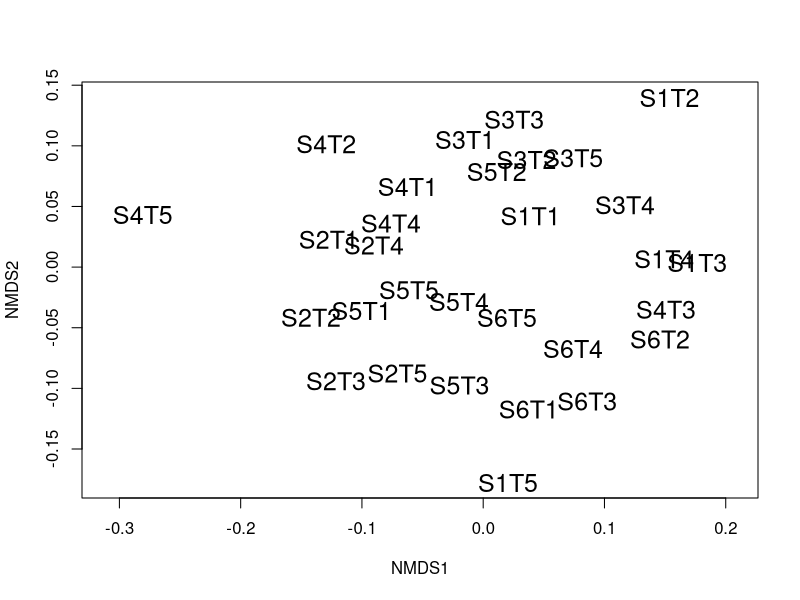
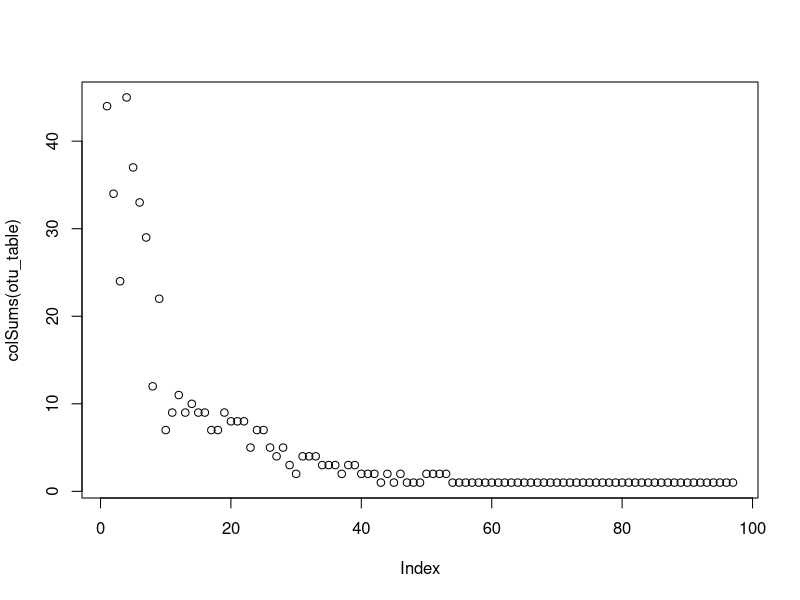
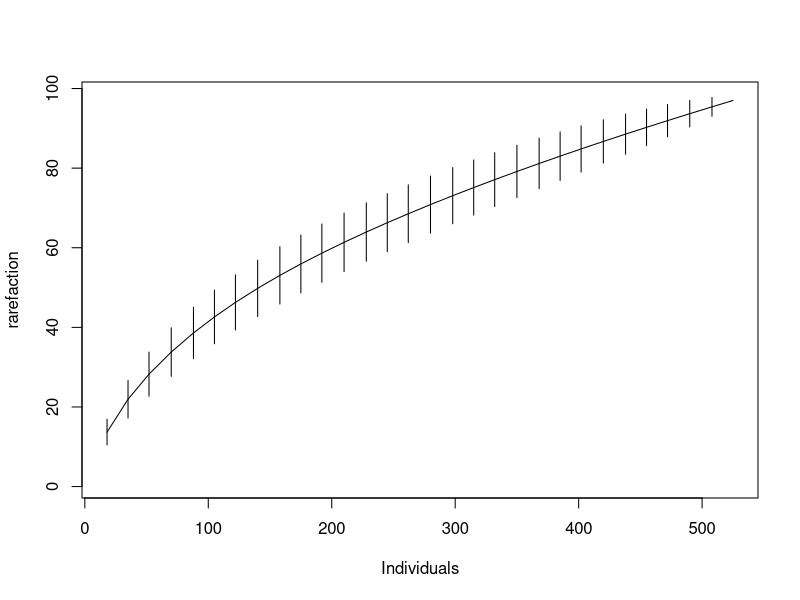
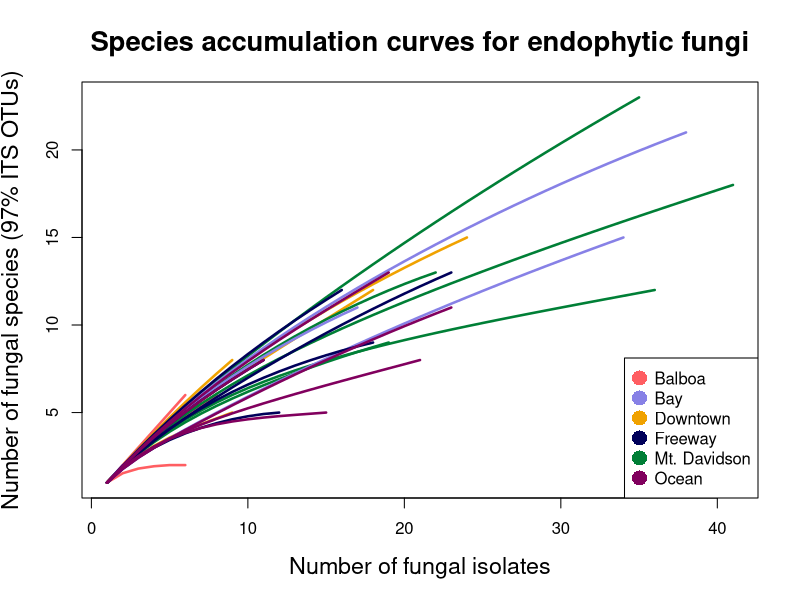
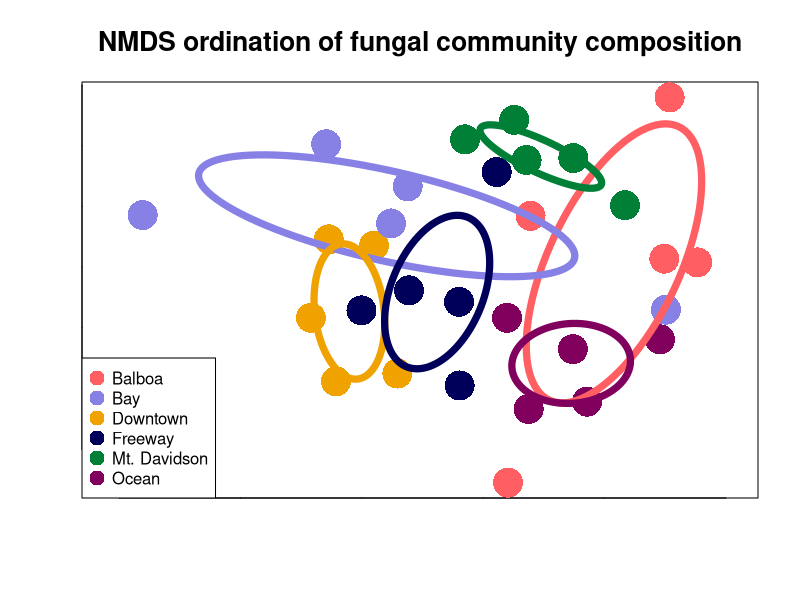

Reproduce these figures in R, in order.
# Draft of R script to perform some ecological analyses on clustered data
# originating from single Sanger ITS reads

# Originally written by Naupaka Zimmerman
# nzimmerman@usfca.edu
# August 24, 2017

## TODO: Fix paths for the files

# load libraries
library("dplyr")
library("tidyr")
library("vegan")

# load files
otus <- read.table("seq_with_OTU_ID.txt")
groups <- read.table("groupfile.tsv")
trees <- read.csv("metadata/M_excel_tree_metadata.csv",
                  stringsAsFactors = FALSE)

# count by groups instead of trees
otu_table <- otus %>%
  left_join(groups, by = c("V1" = "V1")) %>%
  group_by(V2.x, V2.y) %>%
  summarize(count = n()) %>%
  spread(V2.x, count, fill = 0)

# get rid of rows with NA
otu_table <- as.data.frame(na.omit(otu_table))

# fix row name problems for vegan
row.names(otu_table) <- otu_table[, 1]
otu_table <- otu_table[, -1]

# drop out USF test sample
otu_table <- otu_table[1:30,]

# do and plot ordination with this matrix
plot(metaMDS(otu_table), type = "t", display = "sites", cex = 1.5)

# fix row names to be more readable
row.names(otu_table) <- c(paste("Balboa - Tree", 1:5),
                         paste("Downtown - Tree", 1:5),
                         paste("Mt. Davidson - Tree", 1:5),
                         paste("Bay - Tree", 1:5),
                         paste("Freeway - Tree", 1:5),
                         paste("Ocean - Tree", 1:5))


#save a pdf of the rarefaction curve
pdf("figures/prelim_rarecurve.pdf")
rare_color = c(rep("#ff5e62", 5),
               rep("#f0a200", 5),
               rep("#007f36", 5),
               rep("#8781e6", 5),
               rep("#00005a", 5),
               rep("#81005e", 5))

group_labels <- c(rep("Balboa", 5),
                  rep("Downtown", 5),
                  rep("Mt. Davidson", 5),
                  rep("Bay", 5),
                  rep("Freeway", 5),
                  rep("Ocean", 5))

rarecurve(otu_table,
          main = "Species accumulation curves for endophytic fungi",
          col = rare_color,
          label = FALSE,
          lwd = 2.5,
          xlab = "Number of fungal isolates",
          ylab = "Number of fungal species (97% ITS OTUs)",
          cex.lab = 1.4,
          cex.main = 1.65)

legend("bottomright",
       legend = levels(factor(group_labels)),
       pch = 16,
       cex = 1,
       pt.cex = 2,
       col = c(rep("#ff5e62"),
               rep("#8781e6"),
               rep("#f0a200"),
               rep("#00005a"),
               rep("#007f36"),
               rep("#81005e")))
dev.off()

# some more species accumulation curves
plot(colSums(otu_table))
plot(specaccum(otu_table, method = "rare"), xvar = "individuals")


# more sophisticaed multi-step ordination plotting
ord_obj <- metaMDS(otu_table)

#make a subset that only containt trees from the second round of sampling
trees_aug <- subset(trees, as.POSIXct(trees$Date_sampled) > as.POSIXct("2017-08-01"))

adonis(otu_table ~ trees_aug$DBH_cm)

pdf("figures/prelim_ordination_proper_color.pdf")
plot(ord_obj,
     display = "sites",
     type = "n",
     main = "NMDS ordination of fungal community composition",
     cex.main = 1.6,
     xlab = "",
     ylab = "",
     tck = 0,
     labels = FALSE)

points(ord_obj,
       display = "sites",
       col = c(rep("#ff5e62", 5),
               rep("#f0a200", 5),
               rep("#007f36", 5),
               rep("#8781e6", 5),
               rep("#00005a", 5),
               rep("#81005e", 5)),
       cex = 4,
       pch = 16)

legend("bottomleft",
       legend = levels(factor(group_labels)),
       pch = 16,
       cex = 1,
       pt.cex = 2,
       col = c(rep("#ff5e62"),
               rep("#8781e6"),
               rep("#f0a200"),
               rep("#00005a"),
               rep("#007f36"),
               rep("#81005e")))

ordiellipse(ord_obj,
            groups =group_labels,
            label = FALSE,
            col = c(rep("#ff5e62"),
                    rep("#8781e6"),
                    rep("#f0a200"),
                    rep("#00005a"),
                    rep("#007f36"),
                    rep("#81005e")),
            lwd = 7)
dev.off()
